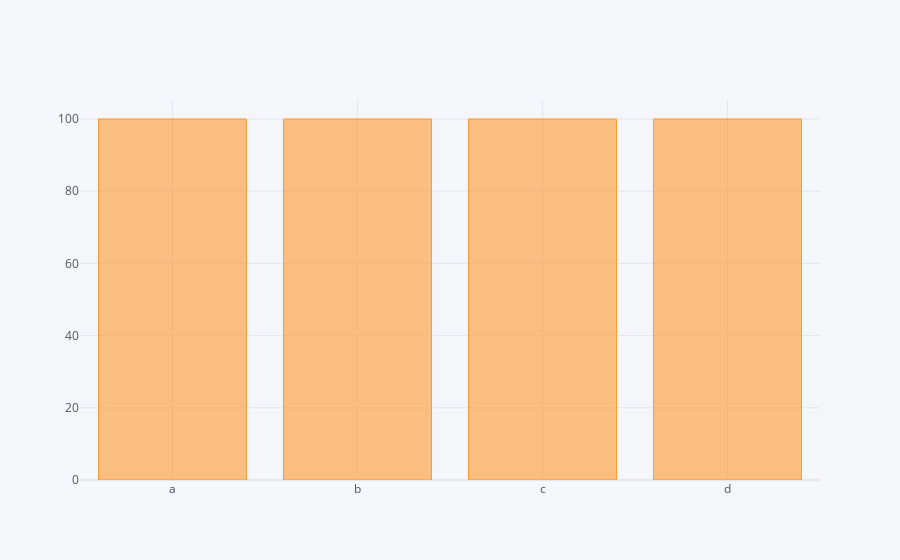

Notebook cell for this chart:
### Markdown cell above
Different functions can also be called on the bar plot like count() or sum().

### Code cell
dataset1.count().iplot(kind='bar')

### Figure 1 — Plotly figure (JSON) as saved in the notebook; plotly's stock layout.template omitted (floating-point values rounded to 4 significant figures)
{"data": [{"marker": {"color": "rgba(255, 153, 51, 0.6)", "line": {"color": "rgba(255, 153, 51, 1.0)", "width": 1}}, "name": "None", "orientation": "v", "text": "", "type": "bar", "x": ["a", "b", "c", "d"], "y": [100, 100, 100, 100]}], "layout": {"legend": {"bgcolor": "#F5F6F9", "font": {"color": "#4D5663"}}, "paper_bgcolor": "#F5F6F9", "plot_bgcolor": "#F5F6F9", "title": {"font": {"color": "#4D5663"}}, "xaxis": {"gridcolor": "#E1E5ED", "showgrid": true, "tickfont": {"color": "#4D5663"}, "title": {"font": {"color": "#4D5663"}, "text": ""}, "zerolinecolor": "#E1E5ED"}, "yaxis": {"gridcolor": "#E1E5ED", "showgrid": true, "tickfont": {"color": "#4D5663"}, "title": {"font": {"color": "#4D5663"}, "text": ""}, "zerolinecolor": "#E1E5ED"}}}
